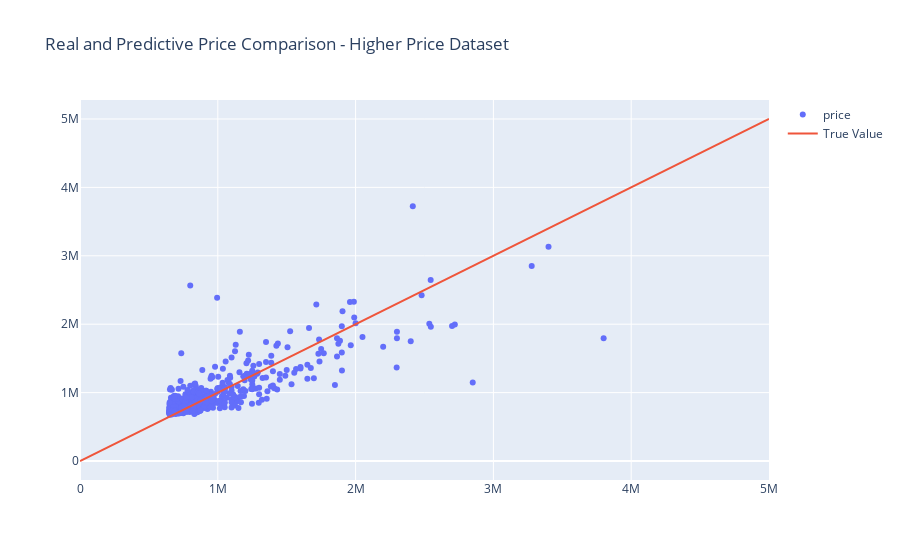

Notebook code for this chart:
### Code cell
import plotly
from plotly import version
print (version)
from plotly.offline import download_plotlyjs, init_notebook_mode, plot, iplot
init_notebook_mode(connected=True)

# x and y given as DataFrame columns
import plotly.graph_objects as go

fig = go.Figure()

fig.add_trace(go.Scatter(x=rf_test_labels, y=rf_predictions,
                         mode='markers',
                         name='price'))

fig.add_trace(go.Scatter(x=[0,5000000], y = [0,5000000],
                    mode='lines',
                    name='True Value'))
fig.update_layout(
    title_text="Real and Predictive Price Comparison - Higher Price Dataset")

fig.show()

### Figure 1 — Plotly figure (JSON) as saved in the notebook; plotly's stock layout.template omitted (floating-point values rounded to 4 significant figures; data arrays with more than 128 entries replaced by an {"elided": "..."} marker saying what was removed)
{"data": [{"mode": "markers", "name": "price", "type": "scatter", "x": {"elided": "538 int values"}, "y": {"elided": "538 float values"}}, {"mode": "lines", "name": "True Value", "type": "scatter", "x": [0, 5000000], "y": [0, 5000000]}], "layout": {"title": {"text": "Real and Predictive Price Comparison - Higher Price Dataset"}}}
